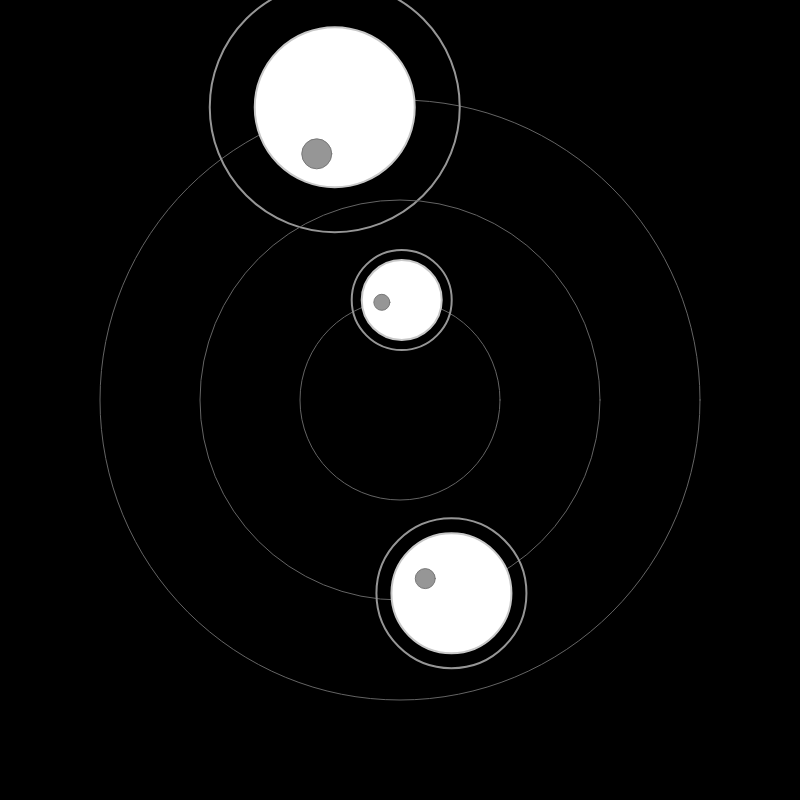
Frame 1 (no input)
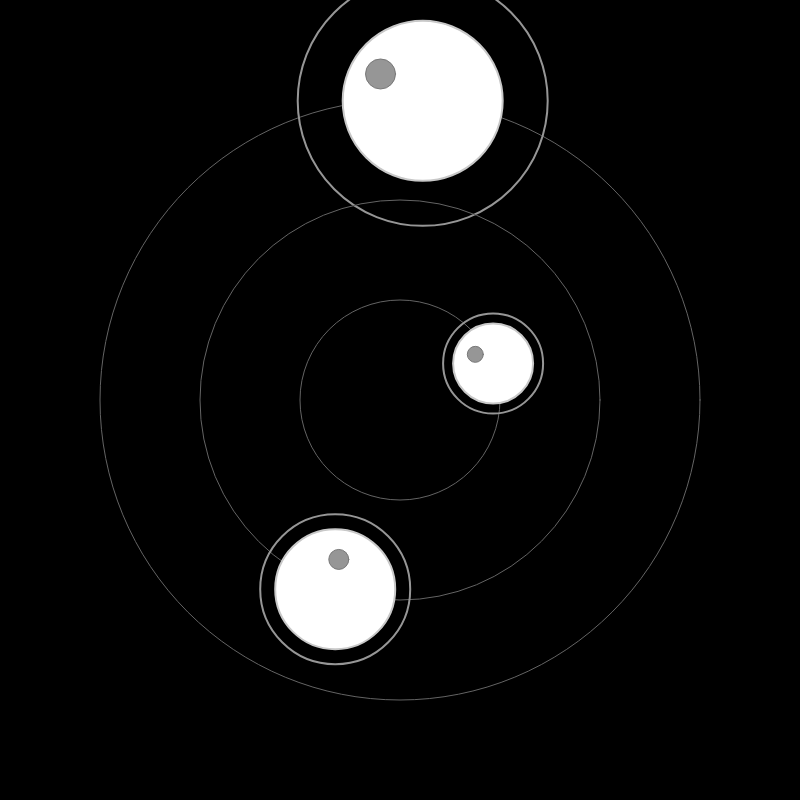
Frame 60 (no input)
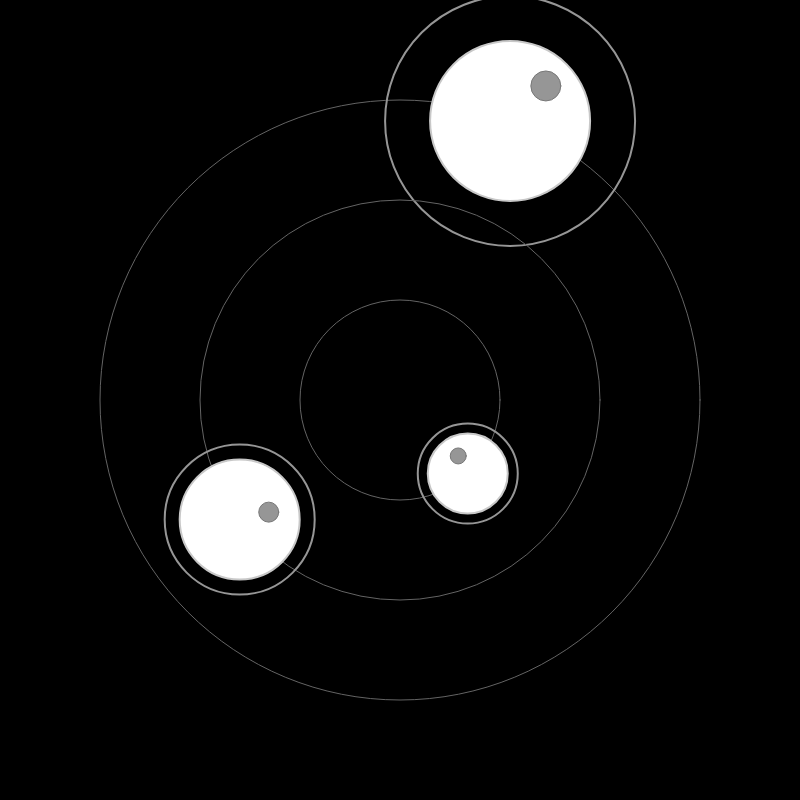
Frame 120 (the mouse pressed at the canvas centre since frame 60)

The p5.js sketch that drew these frames (run headless with seeded random() and noise() and a simulated clock; from frame 60 on, the mouse is pressed at the canvas centre):

// p5.js sketch
// ── sketch.js
let planets = [];

function setup() {
    createCanvas(800, 800);

    // Create planets
    planets.push(new Planet(80, 300, 0.005));
    planets.push(new Planet(60, 200, 0.01));
    planets.push(new Planet(40, 100, 0.02));

    // Create moons
    planets[0].addMoon(new Moon(15, 50, 0.03, 50));  // radius, orbitRadius, orbitSpeed, orbitOffset
    planets[1].addMoon(new Moon(10, 30, 0.02, 30));
    planets[2].addMoon(new Moon(8, 20, 0.01, 20));
}

function draw() {
    background(0);
    translate(width / 2, height / 2);

    // Draw each planet and its moons
    for (let i = 0; i < planets.length; i++) {
        planets[i].update();
        planets[i].display();
    }
}

class Planet {
    constructor(planetRadius, orbitRadius, orbitSpeed) {
        this.planetRadius = planetRadius;
        this.orbitRadius = orbitRadius;
        this.orbitSpeed = orbitSpeed;
        this.angle = random(TWO_PI);
        this.moons = [];
    }

    update() {
        this.angle += this.orbitSpeed;

        // Update the position of each moon
        for (let i = 0; i < this.moons.length; i++) {
            this.moons[i].update();
        }
    }

    display() {
        // Draw orbit
        noFill();
        stroke(100);
        ellipse(0, 0, this.orbitRadius * 2, this.orbitRadius * 2);

        // Calculate planet position
        let x = this.orbitRadius * cos(this.angle);
        let y = this.orbitRadius * sin(this.angle);

        // Draw planet
        fill(255);
        stroke(200);
        strokeWeight(2);
        ellipse(x, y, this.planetRadius * 2, this.planetRadius * 2);

        // Draw moons
        for (let i = 0; i < this.moons.length; i++) {
            this.moons[i].display(x, y);
        }
    }

    addMoon(moon) {
        this.moons.push(moon);
    }
}

class Moon {
    constructor(moonRadius, orbitRadius, orbitSpeed, orbitOffset) {
        this.moonRadius = moonRadius;
        this.orbitRadius = orbitRadius;
        this.orbitSpeed = orbitSpeed;
        this.orbitOffset = orbitOffset; // Added offset for each moon
        this.angle = random(TWO_PI);
    }

    update() {
        this.angle += this.orbitSpeed;
    }

    display(planetX, planetY) {
        // Calculate moon position relative to the planet
        let x = planetX + this.orbitRadius * cos(this.angle + this.orbitOffset);
        let y = planetY + this.orbitRadius * sin(this.angle + this.orbitOffset);

        // Draw moon's orbit
        noFill();
        stroke(150);
        ellipse(planetX, planetY, this.orbitRadius * 5, this.orbitRadius * 5);

        // Draw moon
        fill(150);
        stroke(120);
        strokeWeight(1);
        ellipse(x, y, this.moonRadius * 2, this.moonRadius * 2);
    }
}
